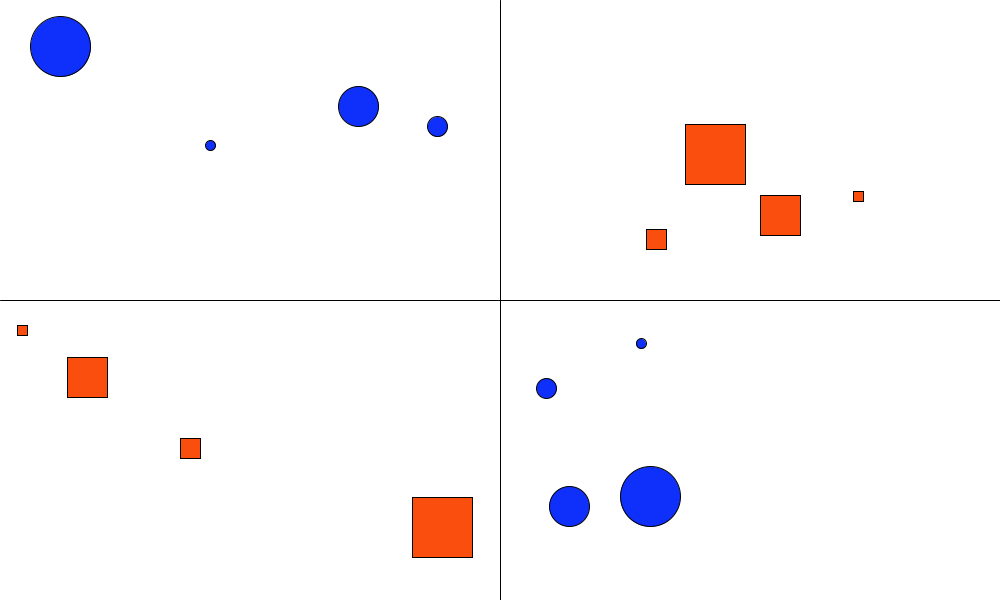
Frame 1 (no input)
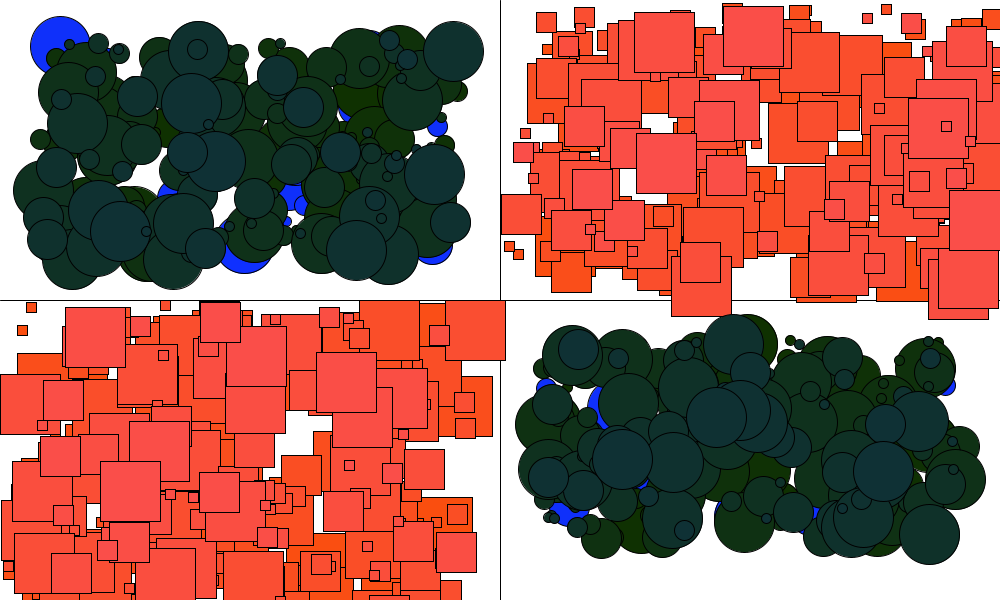
Frame 60 (the mouse pressed at the canvas centre just before this capture)
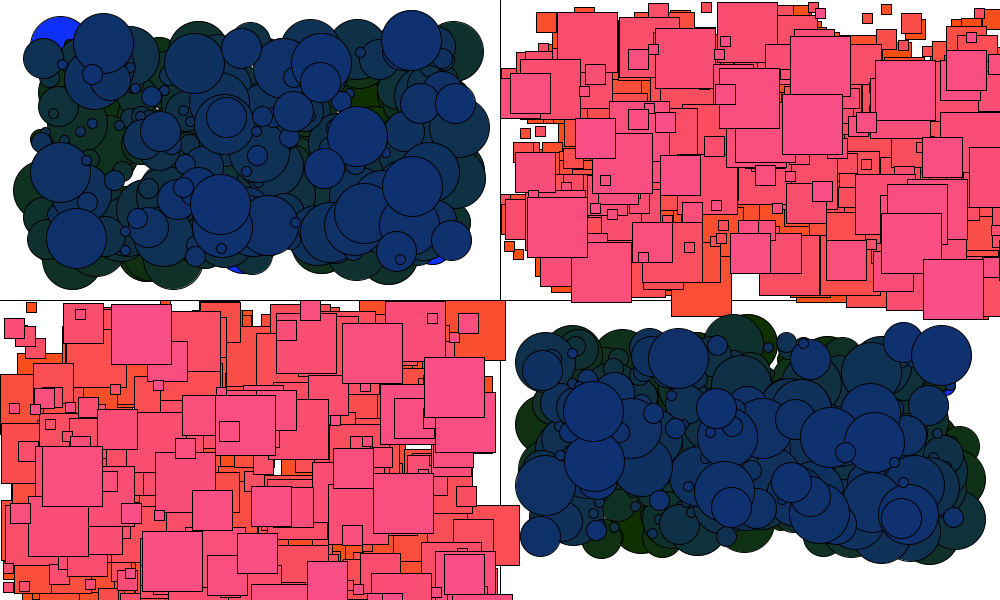
Frame 120 (the mouse held since frame 60 and released just before this capture)

The Processing sketch that drew these frames (run headless with seeded random() and noise(); from frame 60 on, the mouse is pressed at the canvas centre):

// Processing sketch: processing_168105
// ── processing_168105.pde


float  a =random ( 40, 460);
float  r =random ( 40, 260);
float  s =random ( 540, 960);
float  d =random ( 340, 540);
float  z =random ( 40, 460);
float  x =random ( 40, 260);
float  w =random ( 540, 960);
float  q =random ( 340, 540);
float  a1 =random ( 40, 460);
float  r1 =random ( 40, 260);
float  s1 =random ( 540, 960);
float  d1 =random ( 340, 540);
float  z1 =random ( 40, 460);
float  x1 =random ( 40, 260);
float  w1 =random ( 540, 960);
float  q1 =random ( 340, 540);

int az = (#FA4E0F);
int as = (#0F30FA);
void setup (){
size (1000, 600);
;
frameRate (50);
background (255);
line (0, 300, 1000, 300);
line (500, 0, 500, 600);}

void draw()
{float  a =random ( 40, 460);
float  r =random ( 40, 260);
float  s =random ( 540, 960);
float  d =random ( 340, 540);
float  z =random ( 40, 460);
float  x =random ( 40, 260);
float  w =random ( 540, 960);
float  q =random ( 340, 540);
float  a1 =random ( 40, 460);
float  r1 =random ( 40, 260);
float  s1 =random ( 540, 960);
float  d1 =random ( 340, 540);
float  z1 =random ( 40, 460);
float  x1 =random ( 40, 260);
float  w1 =random ( 540, 960);
float  q1 =random ( 340, 540);

float  b =random ( 500, 1000);
float  v =random ( 0, 260);
float  c =random ( 0, 460);
float  n =random ( 300, 600);

float  y =random ( 500, 1000);
float  t =random ( 0, 260);
float  o =random ( 0, 460);
float  p =random ( 300, 600);

float  b1 =random ( 500, 1000);
float  v1 =random ( 0, 260);
float  c1 =random ( 0, 460);
float  n1 =random ( 300, 600);

float  y1 =random ( 500, 1000);
float  t1 =random ( 0, 260);
float  o1 =random ( 0, 460);
float  p1 =random ( 300, 600);

fill (as);
ellipse (a, r, 20, 20);
ellipse (s,d, 20, 20);
ellipse (z, x, 10, 10);
ellipse (w,q, 40, 40);
ellipse (a1, r1, 60, 60);
ellipse (s1, d1, 10, 10);
ellipse (z1,x1, 40, 40);
ellipse (w1, q1, 60, 60);

fill (az);

rect (b, v, 20, 20);
rect (c,n, 20, 20);

rect (y, t, 10, 10);
rect (o,p, 40, 40);
rect (b1, v1, 60, 60);
rect (c1, n1, 10, 10);
rect (y1,t1, 40, 40);
rect (o1, p1, 60, 60);

az=az+1;
as=as+1;



 b =width;
 v =height;
 c =width;
  n =height;

 y =width;
  t =height;
 o =width;
 p =height;

  b1 =width;
  v1 =height;
  c1 =width;
  n1 =height;

  y1 =width;
  t1 =height;
  o1 =width;
  p1 =height;}

void mousePressed(){;
fill (255);
rect (0,0, 500, 300);
fill (255);
rect (500, 300, 1000, 600);
fill (as);
ellipse (a, r, 20, 20);
ellipse (s,d, 20, 20);

line (0, 300, 1000, 300);
line (500, 0, 500, 600);
float  b =random ( 500, 1000);
float  v =random ( 0, 260);
float  c =random ( 0, 460);
float  n =random ( 300, 600);

float  y =random ( 500, 1000);
float  t =random ( 0, 260);
float  o =random ( 0, 460);
float  p =random ( 300, 600);

float  b1 =random ( 500, 1000);
float  v1 =random ( 0, 260);
float  c1 =random ( 0, 460);
float  n1 =random ( 300, 600);

float  y1 =random ( 500, 1000);
float  t1 =random ( 0, 260);
float  o1 =random ( 0, 460);
float  p1 =random ( 300, 600);
fill(az);
rect (b, v, 20, 20);
rect (c,n, 20, 20);

rect (y, t, 10, 10);
rect (o,p, 40, 40);
rect (b1, v1, 60, 60);
rect (c1, n1, 10, 10);
rect (y1,t1, 40, 40);
rect (o1, p1, 60, 60);

az=az+1;
as=as+1;

b =width;
 v =height;
 c =width;
  n =height;

 y =width;
  t =height;
 o =width;
 p =height;

  b1 =width;
  v1 =height;
  c1 =width;
  n1 =height;

  y1 =width;
  t1 =height;
  o1 =width;
  p1 =height;}
